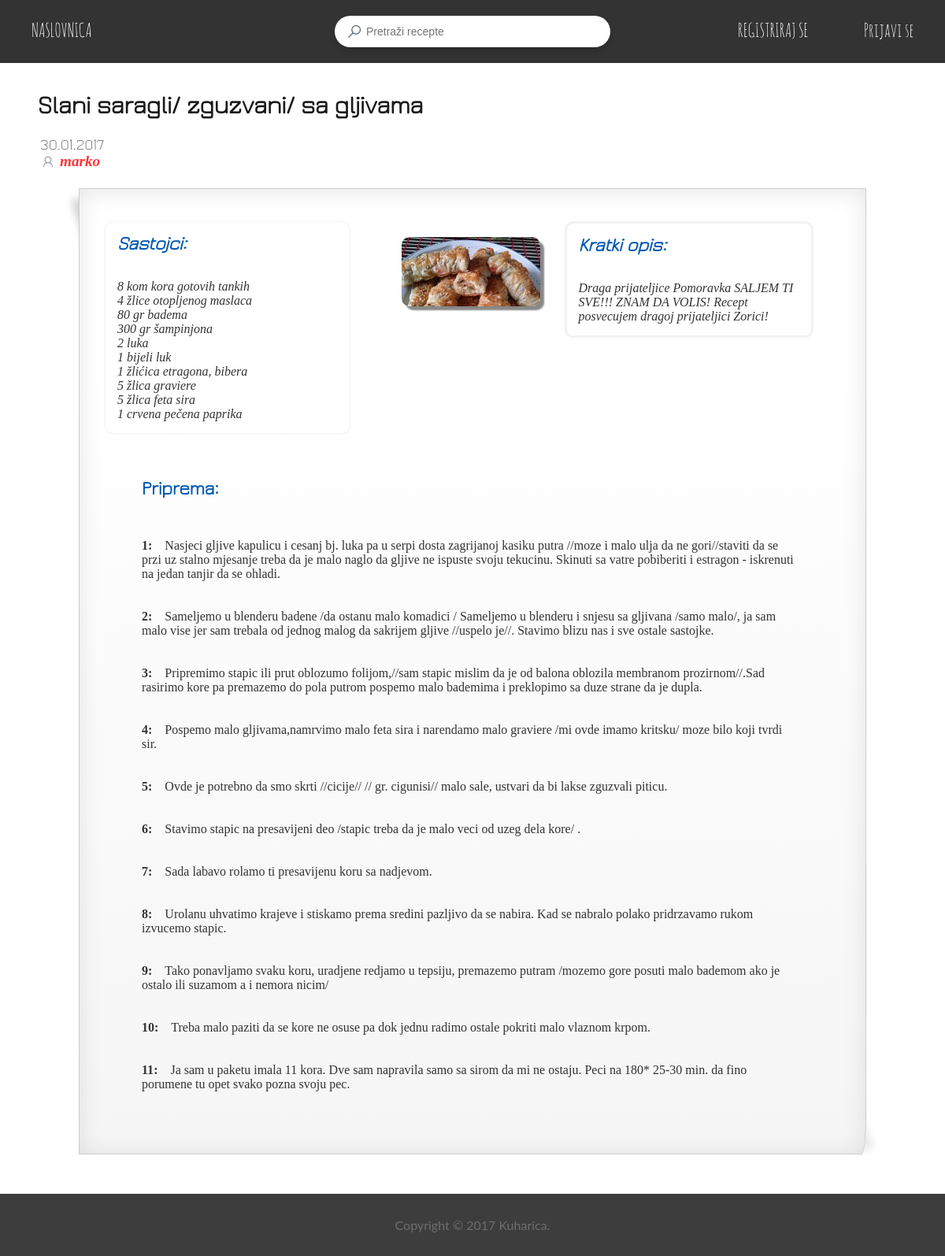
The page /recept.php?id=25 on the database its author committed.
### tables this page shows
CREATE TABLE `recept` (
  `ID_recepta` int(11) NOT NULL,
  `Ime_recepta` varchar(50) NOT NULL,
  `Kratki_opis` text NOT NULL,
  `datum_objave` date NOT NULL,
  `ID_autora` int(11) DEFAULT NULL,
  `Flag` int(11) NOT NULL DEFAULT '0',
  `dozvola` int(2) NOT NULL DEFAULT '0'
);

CREATE TABLE `korisnik` (
  `ID` int(11) NOT NULL,
  `username` varchar(20) NOT NULL,
  `password` varchar(40) NOT NULL,
  `email` varchar(100) NOT NULL,
  `spol` varchar(10) NOT NULL,
  `permission` varchar(10) NOT NULL DEFAULT 'member',
  `join_date` date NOT NULL,
  `last_login` datetime DEFAULT NULL,
  `slika` varchar(50) NOT NULL DEFAULT 'default-profile.jpg'
);

### recept.php (the view, shortened to what this page needs)
<?php
	$receptID = $_GET['id'];
	if(is_numeric($receptID)) {
		$query = "SELECT * FROM sastojci where ID_recepta = '$receptID'";
			$result = mysql_query($query);
			$receptSastojciArray = Array();
			while ($row = mysql_fetch_array($result, MYSQL_ASSOC)) {
				$receptSastojciArray[] =  $row['Sastojak'];
			}
		$query = "SELECT * FROM priprema where ID_recepta = '$receptID'";
			$result = mysql_query($query);
			while ($row = mysql_fetch_array($result, MYSQL_ASSOC)) {
				$receptPripremaArray[] =  $row['Priprema'];
			}
		$query = "SELECT * FROM recept where ID_recepta = '$receptID'";
			$result = mysql_query($query);
			while ($row = mysql_fetch_array($result, MYSQL_ASSOC)) {
				$receptDatum = date('d.m.Y', strtotime( $row['datum_objave'] ));
				$receptIme = $row['Ime_recepta'];
				$receptOpis = $row['Kratki_opis'];
			}
		$query = "SELECT Ime_slike FROM slika where ID_recepta = '$receptID'";
			$result = mysql_query($query);
			while ($row = mysql_fetch_array($result, MYSQL_ASSOC)) {
				$receptSlikaArray[] =  $row['Ime_slike'];
			}
		$query = "SELECT username, join_date, spol, last_login FROM korisnik INNER JOIN recept ON (recept.ID_autora=korisnik.ID) WHERE ID_recepta = '$receptID'";
			$result = mysql_query($query);
			while ($row = mysql_fetch_array($result, MYSQL_ASSOC)) {
				$receptUsername =  $row['username'];
				$spol = $row['spol'];
				$receptJoinD =  date('d.m.Y', strtotime( $row['join_date'] ));
				$receptLastL =  date('d.m.Y  H:i', strtotime( $row['last_login'] ));
			}
		$query = "SELECT count(*) as BrRecepata FROM korisnik INNER JOIN recept ON (recept.ID_autora=korisnik.ID) WHERE username = '$receptUsername'";
			$result = mysql_query($query);
			while ($row = mysql_fetch_array($result, MYSQL_ASSOC)) {
				$BrRecepata =  $row['BrRecepata'];
			}
		$query = "SELECT slika FROM korisnik WHERE username='".$receptUsername."'";
		$result = mysql_query($query);
		while ($row = mysql_fetch_array($result, MYSQL_ASSOC)) {
			$slikaProf=$row['slika'];
		}
		if(!$_SESSION['potrebnaForma']){
		$prosjek=0;
		$glasova=0;
		$query = "SELECT count(*) as glasova FROM ocjena INNER JOIN korisnik ON (korisnik.ID=ocjena.id_korisnika) INNER JOIN recept ON (recept.ID_recepta=ocjena.id_recepta) WHERE recept.ID_recepta = '$receptID'";
		$result = mysql_query($query);
		while($row = mysql_fetch_array($result, MYSQL_ASSOC))
			{$glasova=$row['glasova'];}
		$query = "SELECT count(*) AS spremljen FROM spremljenirecepti INNER JOIN korisnik ON (korisnik.ID=spremljenirecepti.id_korisnika) INNER JOIN recept ON (recept.ID_recepta=spremljenirecepti.id_recepta) WHERE recept.ID_recepta = '$receptID' AND korisnik.username='".$_SESSION['user']."'";
		$result = mysql_query($query);
		$row = mysql_fetch_array($result, MYSQL_ASSOC);
	    $spremljen=$row['spremljen'];
		}
?>
<html>
    <head>
        <link href="css/style.css" rel="stylesheet">
		<link href="css/hover.css" rel="stylesheet" media="all">
		<link href="css/grid.css" rel="stylesheet" media="all">
		<link href="css/rating.css" rel="stylesheet" media="all">
    </head>
    <body onload='ocjena(<?php echo "$prosjek,$glasova" ?>);'>
        <?php include 'include/header.php';
			  include("include/profil_modal.php"); ?>
		<div style="margin-left:4%; color:#1a1a1a;"><br/><br/>
		<h1><span style="float:left"><?php echo $receptIme ?></h1></span>
		</div>
		<br/><br/>
		<div style="color: #8c8c8c; font-weight:bold; margin: 0 0 20px 4%;">
			<table>
			<tr><td><span style="font-family: Jura; font-size:120%"><?php echo "{$receptDatum} <br/>"; ?></span>
			<span style="color: #ff3333;font-family: Georgia, serif; font-style: italic; font-size:120%">
				<span style="cursor: pointer;" onclick="profil('<?php echo $receptUsername; ?>','<?php echo $slikaProf; ?>',' &emsp;<?php echo $spol; ?>',' &emsp;<?php echo $receptJoinD; ?>',' &emsp;<?php echo $receptLastL; ?>',' &emsp;<?php echo $BrRecepata; ?>');">
						<div class="search-option" style="position:relative; float:left">
							<div style="margin-left:15px;margin-right:-10px;margin-top:-8px">
								<svg class="edit-pen-title">
								  <use xmlns:xlink="http://www.w3.org/1999/xlink" xlink:href="#user"></use>
								</svg>
							</div>
						</div>
				<b><?php echo "{$receptUsername}"; ?></b></span>
			</span></td>
			</tr>
			</table>
		</div>
		<div class="content-wrapper">
			<table class="box1" style="width:auto; margin: 0 100px 0 100px;">
			<?php if (!$_SESSION['potrebnaForma']) { ?>
				<tr><td colspan=3><span style="float:right"> <button id="btnfollow" class="btn1 followButton <?php if($spremljen==1)echo 'following'; ?>" onclick="spremirecept();" style="margin-bottom:20px" rel="6"><?php if($spremljen==1)echo 'Recept spremljen'; else echo 'Spremi recept'; ?></button></h1></span></td></tr>
				<?php }else echo"<tr><td><div style='height:25px'></div></td></tr>";  ?>
				<tr>
					<td>
						<div class="content-column" style="height:100%;">
							<div class="temp_content" style='border:solid 2px #f2f2f2;border: none;border-radius:10px; background-color: #ffffff; color: #333333; font-family: Georgia, serif; font-style: italic;"' >
								<h2 style="color:#0059b3">Sastojci:</h2>
								<br>
								<?php
									for($i = 0; $i < sizeof($receptSastojciArray); $i++) {
										echo $receptSastojciArray[$i];
										echo "<br>";
									}
								?>
							</div>
						</div>
					</td>
					<td>
							<div class="pic_content_prikaz" style="margin: 4px 10px 0 10px;">
								<img src="images/<?php echo $receptSlikaArray[0]  ?>" alt="Ne mozemo prikazati sliku =/" style="border-radius:10px; box-shadow: 5px 5px 2px #888888;width:600px;" onclick="document.getElementById('slika').style.display='block'" >
							</div>
					</td>
					<td>
						<div class="content-column" style="height:100%;">
						<div class="temp_content" style='border:solid 2px #f2f2f2; border-radius:10px; background-color: #ffffff; color: #333333; font-family: Georgia, serif; font-style: italic;'>
							<h2 style="color:#0059b3">Kratki opis:</h2>
								<br>
								<span style="font-style: italic;">
								<?php
									echo $receptOpis;
								?></span>
							</div>
						</div>
					</td>
				</tr>
				<tr>
					<td colspan="3">
						<br/><br/>
						<div style="max-width: 96.2%; border-radius:10px; margin: 0 50px 50px 50px">
							<div class="container" style=' color: #333333; font-family: Georgia, serif;' >
								<h2 style="color:#0059b3;">Priprema:</h2>
								<span style="color:#333333">
								<?php
									for($j = 0; $j < sizeof($receptPripremaArray); $j++) {
										echo "<br><br>";
										echo "<b>" . ($j+1) . ":&emsp;</b>";
										echo $receptPripremaArray[$j];
										echo "<br>";
									}
								?>
								</span>
							</div>
						</div>
					</td>
					<td>
					</td>
				</tr>
			</table>
		</div>
		<?php include 'include/footer.php'; ?>
	</body>
</html>
	<?php } else header('Location: index.php');?>

### css/style.css (style rules this page uses)
.container { padding: 16px; }
.temp_content { position: relative; width: 80%; padding: 15px; border: solid 1px #e6e6e6; box-shadow: 0 0 2px 1px #f2f2f2; font-family: Jura; margin:auto; border-radius:5px; background-color: #f8f8f8; }
.content-wrapper { max-width:1400px; margin:auto; }
.content-column { width: 350px; float:left; }
td { text-align: left; vertical-align: top; }
img { max-width: 100%; height: auto; }
h1, h2, h3, h4, h5, h6 { margin: 0 0 15px; font-weight: bold; font-family: Jura; }
html, body { height: 100% }
html { background: url(Pics/background.jpg) no-repeat center center fixed; -webkit-background-size: cover; -moz-background-size: cover; -o-background-size: cover; background-size: cover; }
body { color: #666666; font-family: 'Lato', sans-serif; }
body { position:relative }
html, body { padding: 0; margin: 0; }
.box1 { margin: 20px; padding: 10px; min-height: 200px; position:relative; display: inline-block; background: -webkit-gradient(linear, 0% 20%, 0% 1000%, from(#fff), to(#fff), color-stop(.1,#f3f3f3)); border: 1px solid #ccc; -webkit-box-shadow: 0px 3px 30px rgba(0, 0, 0, 0.1) inset; -webkit-border-bottom-right-radius: 6px 50px; }
.box1:before { content: ''; width: 50px; height: 100px; position:absolute; bottom:0; right:0; -webkit-box-shadow: 20px 20px 10px rgba(0, 0, 0, 0.1); z-index:-1; -webkit-transform: translate(-35px,-40px) skew(0deg,30deg) rotate(-25deg); }
.box1:after { content: ''; width: 100px; height: 100px; top:0; left:0; position:absolute; display: inline-block; z-index:-1; -webkit-box-shadow: -10px -10px 10px rgba(0, 0, 0, 0.2); -webkit-transform: rotate(2deg) translate(20px,25px) skew(20deg); }
.box1 img { width: 100%; margin-top: 15px; }
.search-option { position: absolute; text-align: right; top: 10px; right: 15px; }
.search-option div { position: relative; display: inline-block; margin: 0 1px; cursor: pointer; }
.search-option div svg { height: 20px; width: 20px; fill: #5a6674; opacity: 0.6; -webkit-transition: all .2s ease-in-out; transition: all .2s ease-in-out; pointer-events: none; }

### rows shown on the page
recept: Ime_recepta "Slani saragli/ zguzvani/ sa gljivama", datum_objave "30.01.2017", Kratki_opis "Draga prijateljice Pomoravka SALJEM TI SVE!!! ZNAM DA VOLIS! Recept posvecujem dragoj prijateljici Zorici!"
korisnik: username "marko"

### other values the page prints
$receptSastojciArray[$i] "8 kom kora gotovih tankih"
$receptSastojciArray[$i] "4 žlice otopljenog maslaca"
$receptSastojciArray[$i] "80 gr badema"
$receptSastojciArray[$i] "300 gr šampinjona"
$receptSastojciArray[$i] "2 luka"
$receptSastojciArray[$i] "1 bijeli luk"
$receptSastojciArray[$i] "1 žlićica etragona, bibera"
$receptSastojciArray[$i] "5 žlica graviere"
$receptSastojciArray[$i] "5 žlica feta sira"
$receptSastojciArray[$i] "1 crvena pečena paprika"
$receptPripremaArray[$j] "Pospemo malo gljivama,namrvimo malo feta sira i narendamo malo graviere /mi ovde imamo kritsku/ moze bilo koji tvrdi sir."
$receptPripremaArray[$j] "Ovde je potrebno da smo skrti //cicije// // gr. cigunisi// malo sale, ustvari da bi lakse zguzvali piticu."
$receptPripremaArray[$j] "Stavimo stapic na presavijeni deo /stapic treba da je malo veci od uzeg dela kore/ ."
$receptPripremaArray[$j] "Sada labavo rolamo ti presavijenu koru sa nadjevom."
$receptPripremaArray[$j] "Urolanu uhvatimo krajeve i stiskamo prema sredini pazljivo da se nabira. Kad se nabralo polako pridrzavamo rukom izvucemo stapic."
